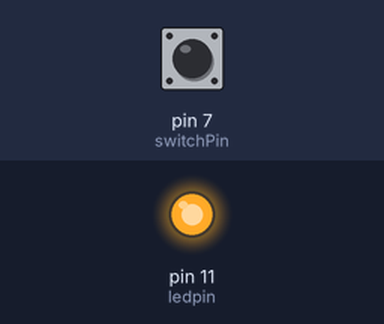
Bench run of a sketch on a simulated Arduino Uno, built with avr-gcc and run on an emulated ATmega328P. Shown: output pins drawn as LEDs (lit = HIGH). The inputs (shaded band) are chosen by the test bench; at power-on: pin 7 (switchPin) HIGH. What the sketch prints to the serial monitor is not drawn.

Above: at 1.2 s.
1.3 s: pin 7 (switchPin) pulled LOW for 0.15 s
At 1.8 s:
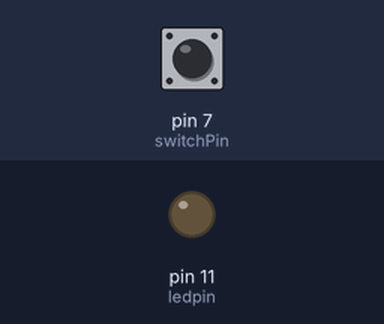
2.9 s: pin 7 (switchPin) pulled LOW for 1 s
At 4.3 s:
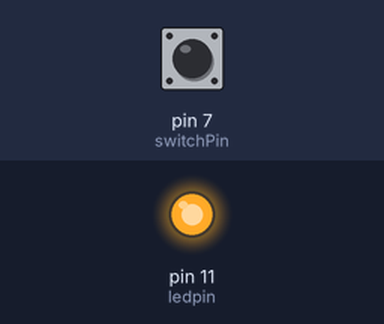
5.4 s: pin 7 (switchPin) pulled LOW for 3.2 s
At 9.1 s:
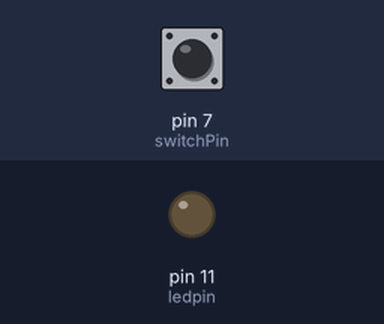
Timing chart, 0 to 10.6 s (numbered marks = the images above; inputs shaded):
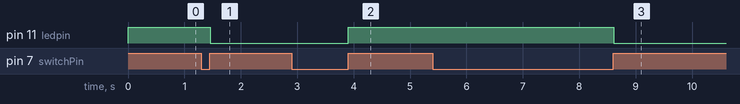

Measured:
- after the input at 1.3 s, pin 11 (ledpin): HIGH → LOW after 0.16 s
- after the input at 2.9 s, pin 11 (ledpin): LOW → HIGH after 1.0 s
- after the input at 5.4 s, pin 11 (ledpin): HIGH → LOW after 3.2 s

The sketch:

project6-button-led.ino
```cpp
int ledpin = 11; // initialize pin 11
int switchPin = 7; // initialize pin 7

boolean lastButton = LOW;
boolean currentButton = LOW;
boolean ledOn = false;

void setup()
{
  pinMode(ledpin, OUTPUT); // set LED pin as “output”
  pinMode(switchPin, INPUT); // set button pin as “input”
  Serial.begin(9600);
}

void loop()
{
  currentButton = debounce(lastButton);

  if (lastButton == LOW && currentButton == HIGH) {
    ledOn = !ledOn;
  }

  Serial.println(currentButton);

  lastButton = currentButton;
  digitalWrite(ledpin, ledOn);
}

boolean debounce(boolean last) {
  boolean current = digitalRead(switchPin);

  if (last != current) {
    delay(5);
    current = digitalRead(switchPin);
  }

  return current;
}
```
